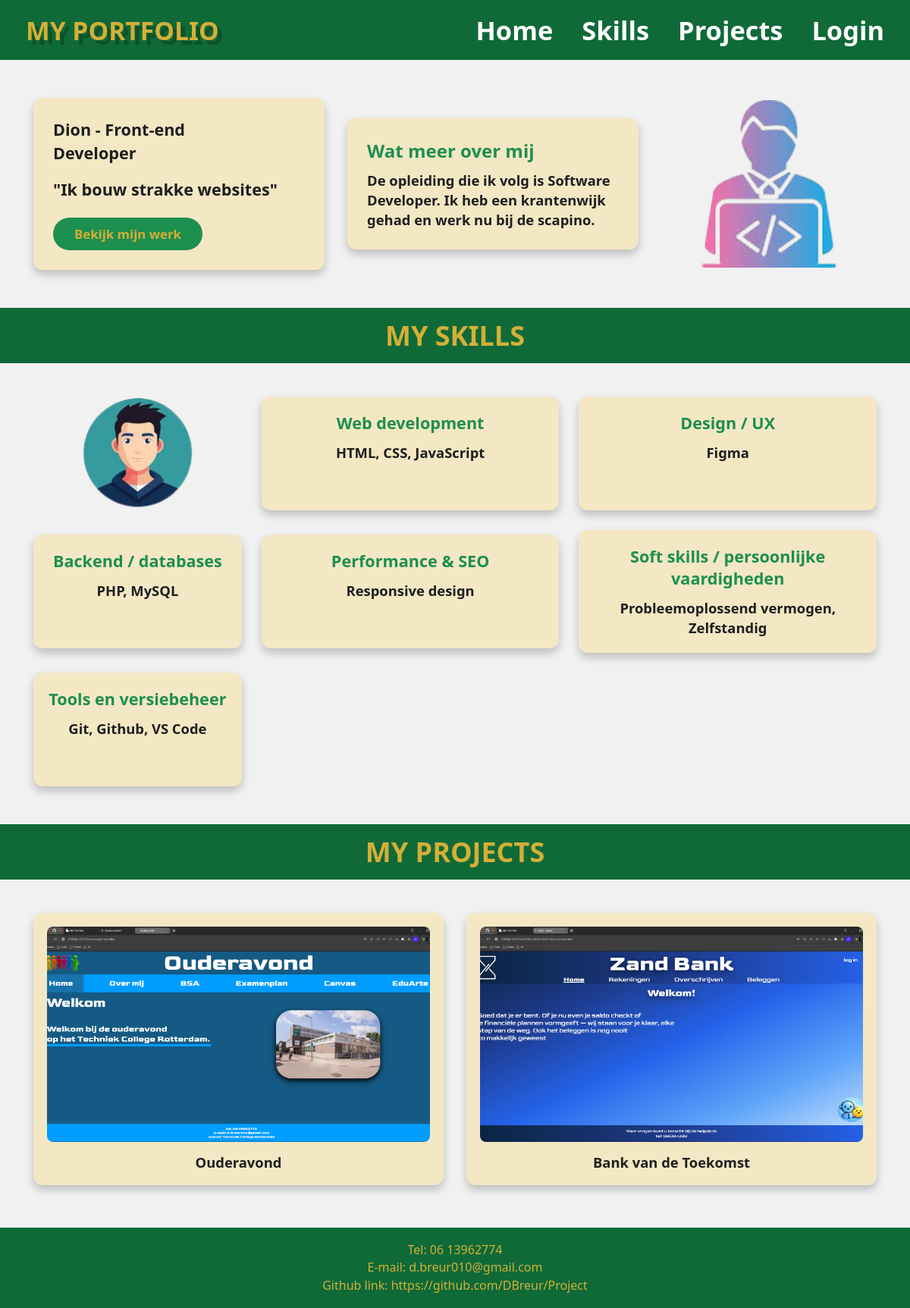
The page / on the database its author committed.
### tables this page shows
CREATE TABLE skills (
    id INT AUTO_INCREMENT PRIMARY KEY,
    title VARCHAR(150) NOT NULL,
    description TEXT NOT NULL,
    sort_order INT NOT NULL DEFAULT 0
);

CREATE TABLE projects (
    id INT AUTO_INCREMENT PRIMARY KEY,
    title VARCHAR(150) NOT NULL,
    project_url VARCHAR(255) NOT NULL,
    image_path VARCHAR(255) NOT NULL,
    image_alt VARCHAR(255) NOT NULL,
    sort_order INT NOT NULL DEFAULT 0
);

### functions.php (called while the page is built, shortened)
<?php
function connectDb(){
    try{
        $conn = new PDO(
            "mysql:host=" . SERVERNAME . ";dbname=" . DATABASE . ";charset=utf8mb4",
            USERNAME,
            PASSWORD
        );
        $conn->setAttribute(PDO::ATTR_ERRMODE, PDO::ERRMODE_EXCEPTION);
        $conn->setAttribute(PDO::ATTR_DEFAULT_FETCH_MODE, PDO::FETCH_ASSOC);
        return $conn;
    } catch(PDOException $e){
        return null;
    }
}
function getSkills(): array
{
    $conn = connectDb();
    $stmt = $conn->query("SELECT * FROM skills ORDER BY sort_order ASC, id ASC");
    return $stmt->fetchAll();
}
function getProjects(): array
{
    $conn = connectDb();
    $stmt = $conn->query("SELECT * FROM projects ORDER BY sort_order ASC, id ASC");
    return $stmt->fetchAll();
}
function isAdminLoggedIn(): bool
{
    return isset($_SESSION['admin_id']);
}
function e(?string $value): string
{
    return htmlspecialchars((string) $value, ENT_QUOTES, 'UTF-8');
}
?>

### index.php (the view, shortened to what this page needs)
<?php
include_once 'functions.php';
$skills = getSkills();
$projects = getProjects();
?>
<!DOCTYPE html>
<html lang="nl">
<head>
    <link rel="stylesheet" href="scss/main.css">
</head>
<body>
    <header class="site-header">
        <h1>MY PORTFOLIO</h1>
        <nav>
            <ul>
                <li><a href="#home">Home</a></li>
                <li><a href="#skills">Skills</a></li>
                <li><a href="#projects">Projects</a></li>
                <li><a href="<?= isAdminLoggedIn() ? 'admin.php' : 'login.php' ?>"><?= isAdminLoggedIn() ? 'Admin' : 'Login' ?></a></li>
            </ul>
        </nav>
    </header>
    <main id="main-content">
        <section id="home" class="home">
            <section class="card short-intro">
                <article>
                    <p>Dion - Front-end</p>
                    <p>Developer</p>
                    <p>"Ik bouw strakke websites"</p>
                    <a class="projects-btn" href="#projects">Bekijk mijn werk</a>
                </article>
            </section>
            <section class="card more-about">
                <article>
                    <h2>Wat meer over mij</h2>
                    <p>De opleiding die ik volg is Software Developer. Ik heb een krantenwijk gehad en werk nu bij de scapino.</p>
                </article>
            </section>
            <img class="dev-picto" src="img/dev-picto.png" alt="Developer illustration">
        </section>
        <section id="skills" class="section-title">
            <h2>MY SKILLS</h2>
        </section>
        <section class="skills-grid">
            <img class="avatar" src="img/avatar.png" alt="Avatar">
            <?php if (count($skills) > 0): ?>
                <?php foreach ($skills as $skill): ?>
                    <article class="card skill-card">
                        <h3><?= e($skill['title']) ?></h3>
                        <p><?= e($skill['description']) ?></p>
                    </article>
                <?php endforeach; ?>
            <?php endif; ?>
        </section>
        <section id="projects" class="section-title">
            <h2>MY PROJECTS</h2>
        </section>
        <section class="projects-grid">
            <?php if (count($projects) > 0): ?>
                <?php foreach ($projects as $project): ?>
                    <a class="card project-card" href="<?= e($project['project_url']) ?>" target="_blank" rel="noopener">
                        <img src="<?= e($project['image_path']) ?>" alt="<?= e($project['image_alt']) ?>">
                        <span><?= e($project['title']) ?></span>
                    </a>
                <?php endforeach; ?>
            <?php else: ?>
                <article class="card project-card empty-card">
                    <span>Geen projecten gevonden</span>
                </article>
            <?php endif; ?>
        </section>
    </main>
    <footer class="site-footer">
        <p>Tel: 06 13962774</p>
        <p>E-mail: d.breur010@gmail.com</p>
        <p>Github link: https://github.com/DBreur/Project</p>
    </footer>
</body>
</html>

### scss/main.css (style rules this page uses)
* { box-sizing: border-box; margin: 0; padding: 0; }
html { scroll-behavior: smooth; overflow-x: hidden; }
body { font-family: "Instrument Sans", "Segoe UI", sans-serif; background-color: #f1f1f1; color: #1d1e1e; overflow-x: hidden; }
.site-header, .section-title, .site-footer { background: #0f6a38; color: #d4af37; width: 100%; }
.site-header { position: sticky; top: 0; z-index: 1000; display: flex; justify-content: space-between; align-items: center; padding: 16px 34px; }
.site-header h1 { font-size: clamp(2rem, 2.8vw, 2.8rem); font-weight: 700; text-shadow: 6px 6px 0px rgba(0, 0, 0, 0.22); }
.site-header ul { list-style: none; display: flex; flex-wrap: wrap; justify-content: flex-end; gap: 38px; }
.site-header ul a { text-decoration: none; color: #fff; font-size: 2.15rem; font-weight: 600; }
main { width: 100%; }
.home { display: grid; grid-template-columns: 1.15fr 1.15fr 0.85fr; align-items: center; gap: 30px; padding: 50px 44px; min-height: 320px; }
.card { background: #f3e7c4; border-radius: 12px; box-shadow: 0 6px 12px rgba(0, 0, 0, 0.22); }
.short-intro { max-width: 400px; padding: 26px; }
.short-intro p { font-size: 1.35rem; font-weight: 600; line-height: 1.45; }
.short-intro p:nth-child(3) { margin: 16px 0 22px; }
.more-about { max-width: 450px; padding: 26px; }
.more-about article h2 { color: #1d8f4f; margin-right: 20px; margin-bottom: 10px; }
.more-about article p { font-size: 1.15rem; font-weight: 600; line-height: 1.42; }
.projects-btn { display: inline-block; text-decoration: none; font-size: 1.05rem; font-weight: 700; color: #d4af37; background: #1d8f4f; border-radius: 999px; padding: 10px 28px; }
.dev-picto { width: min(330px, 78%); justify-self: center; }
.section-title { text-align: center; padding: 12px 16px; }
.section-title h2 { font-size: clamp(2rem, 3vw, 2.8rem); }
.skills-grid { display: grid; grid-template-columns: minmax(140px, 0.7fr) repeat(2, minmax(220px, 1fr)); gap: 26px; padding: 44px 44px 50px; align-items: center; }
.avatar { width: 155px; justify-self: center; }
.skill-card { min-height: 150px; padding: 20px 16px; text-align: center; }
.skill-card h3 { color: #1d8f4f; font-size: 1.35rem; margin-bottom: 12px; }
.skill-card p { font-size: 1.15rem; font-weight: 600; line-height: 1.42; }
.projects-grid { display: grid; grid-template-columns: repeat(2, minmax(280px, 1fr)); gap: 30px; padding: 44px 44px 56px; align-items: center; }
.project-card { display: grid; place-items: center; min-height: 17rem; padding: 18px; text-decoration: none; color: #1d1e1e; font-weight: 700; font-size: 1.15rem; text-align: center; gap: 14px; }
.project-card img { width: 100%; max-width: 41rem; aspect-ratio: 16/9; object-fit: cover; border-radius: 8px; }
.site-footer { text-align: center; padding: 18px 20px; font-size: 1rem; line-height: 1.45; }

### rows shown on the page
skills: title "Web development", description "HTML, CSS, JavaScript"
skills: title "Design / UX", description "Figma"
skills: title "Backend / databases", description "PHP, MySQL"
skills: title "Performance & SEO", description "Responsive design"
skills: title "Soft skills / persoonlijke vaardigheden", description "Probleemoplossend vermogen, Zelfstandig"
skills: title "Tools en versiebeheer", description "Git, Github, VS Code"
projects: image_path (picture), title "Ouderavond"
projects: image_path (picture), title "Bank van de Toekomst"
